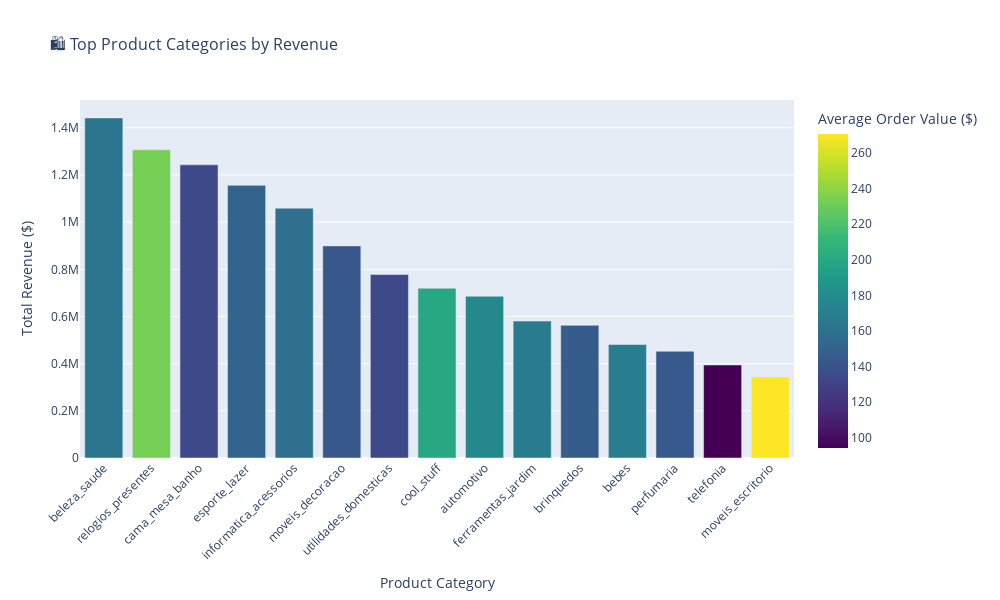

Write notebook code for a chart like this one.
### Markdown cell above
### 3.3 Interactive Bar Charts - Category Performance

### Code cell
# Analyze category performance
category_performance = business_df.groupby('product_category_name').agg({
    'total_value': 'sum',
    'order_id': 'count',
    'items_count': 'sum'
}).reset_index()

category_performance['avg_order_value'] = category_performance['total_value'] / category_performance['order_id']
category_performance = category_performance.sort_values('total_value', ascending=False).head(15)

# Create interactive bar chart
fig = px.bar(
    category_performance,
    x='product_category_name',
    y='total_value',
    title='🛍️ Top Product Categories by Revenue',
    labels={
        'product_category_name': 'Product Category',
        'total_value': 'Total Revenue ($)',
        'order_id': 'Number of Orders',
        'avg_order_value': 'Average Order Value ($)'
    },
    hover_data=['order_id', 'avg_order_value'],
    color='avg_order_value',
    color_continuous_scale='Viridis'
)

# Customize layout
fig.update_layout(
    width=1000,
    height=600,
    title_font_size=16,
    xaxis_tickangle=-45,
    xaxis_title_font_size=14,
    yaxis_title_font_size=14
)

# Format y-axis as currency
# fig.update_yaxis(tickformat='$,.0f')

fig.show()

print("\n🏆 Top Performing Categories:")
for i, row in category_performance.head(5).iterrows():
    print(f"  {i+1}. {row['product_category_name']}: ${row['total_value']:,.0f} ({row['order_id']:,} orders)")

### Figure 1 — Plotly figure (JSON) as saved in the notebook; plotly's stock layout.template omitted (floating-point values rounded to 4 significant figures)
{"data": [{"customdata": [[8801.0, 163.8], [5607.0, 233.1], [9328.0, 133.2], [7683.0, 150.5], [6670.0, 158.8], [6330.0, 142.1], [5821.0, 133.6], [3603.0, 199.8], [3880.0, 176.7], [3469.0, 167.3], [3870.0, 145.3], [2837.0, 169.6], [3145.0, 143.9], [4179.0, 94.34], [1270.0, 270.5]], "hovertemplate": "Product Category=%{x}<br>Total Revenue ($)=%{y}<br>Number of Orders=%{customdata[0]}<br>Average Order Value ($)=%{marker.color}<extra></extra>", "legendgroup": "", "marker": {"color": [163.8, 233.1, 133.2, 150.5, 158.8, 142.1, 133.6, 199.8, 176.7, 167.3, 145.3, 169.6, 143.9, 94.34, 270.5], "coloraxis": "coloraxis", "pattern": {"shape": ""}}, "name": "", "orientation": "v", "showlegend": false, "textposition": "auto", "type": "bar", "x": ["beleza_saude", "relogios_presentes", "cama_mesa_banho", "esporte_lazer", "informatica_acessorios", "moveis_decoracao", "utilidades_domesticas", "cool_stuff", "automotivo", "ferramentas_jardim", "brinquedos", "bebes", "perfumaria", "telefonia", "moveis_escritorio"], "xaxis": "x", "y": [1442000.0, 1307000.0, 1243000.0, 1156000.0, 1059000.0, 899300.0, 777900.0, 719700.0, 685700.0, 580500.0, 562500.0, 481200.0, 452400.0, 394300.0, 343600.0], "yaxis": "y"}], "layout": {"barmode": "relative", "coloraxis": {"colorbar": {"title": {"text": "Average Order Value ($)"}}, "colorscale": [[0, "#440154"], [0.1111, "#482878"], [0.2222, "#3e4989"], [0.3333, "#31688e"], [0.4444, "#26828e"], [0.5556, "#1f9e89"], [0.6667, "#35b779"], [0.7778, "#6ece58"], [0.8889, "#b5de2b"], [1, "#fde725"]]}, "height": 600, "legend": {"tracegroupgap": 0}, "title": {"font": {"size": 16}, "text": "🛍️ Top Product Categories by Revenue"}, "width": 1000, "xaxis": {"anchor": "y", "domain": [0, 1], "tickangle": -45, "title": {"font": {"size": 14}, "text": "Product Category"}}, "yaxis": {"anchor": "x", "domain": [0, 1], "title": {"font": {"size": 14}, "text": "Total Revenue ($)"}}}}
